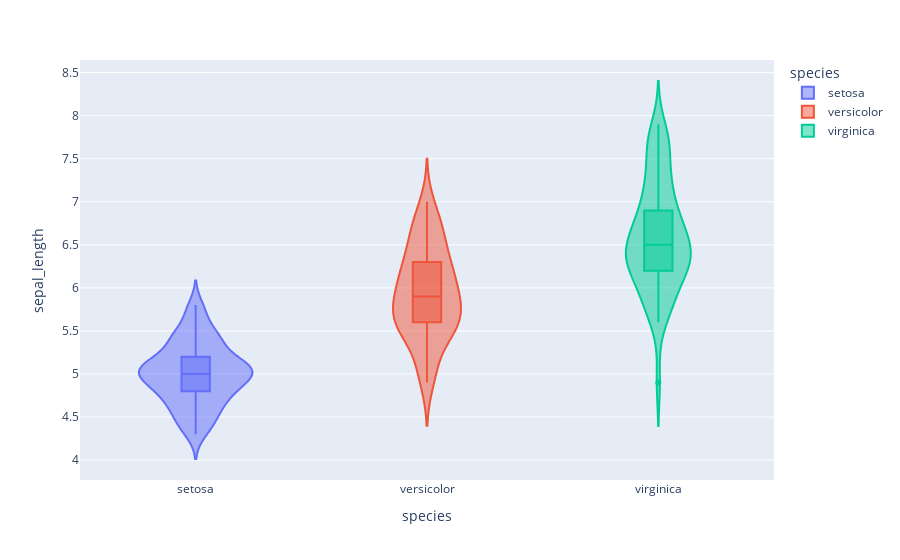

Here is the notebook cell this chart was saved with:
### Markdown cell above
Violin plots based Box plot

### Code cell
fig5=px.violin(df,x='species',y='sepal_length',color='species',box=True)
fig5.show()

### Figure 1 — Plotly figure (JSON) as saved in the notebook; plotly's stock layout.template omitted (floating-point values rounded to 4 significant figures)
{"data": [{"alignmentgroup": "True", "box": {"visible": true}, "hovertemplate": "species=%{x}<br>sepal_length=%{y}<extra></extra>", "legendgroup": "setosa", "marker": {"color": "#636efa"}, "name": "setosa", "offsetgroup": "setosa", "orientation": "v", "scalegroup": "True", "showlegend": true, "type": "violin", "x": ["setosa", "setosa", "setosa", "setosa", "setosa", "setosa", "setosa", "setosa", "setosa", "setosa", "setosa", "setosa", "setosa", "setosa", "setosa", "setosa", "setosa", "setosa", "setosa", "setosa", "setosa", "setosa", "setosa", "setosa", "setosa", "setosa", "setosa", "setosa", "setosa", "setosa", "setosa", "setosa", "setosa", "setosa", "setosa", "setosa", "setosa", "setosa", "setosa", "setosa", "setosa", "setosa", "setosa", "setosa", "setosa", "setosa", "setosa", "setosa", "setosa", "setosa"], "x0": " ", "xaxis": "x", "y": [5.1, 4.9, 4.7, 4.6, 5, 5.4, 4.6, 5, 4.4, 4.9, 5.4, 4.8, 4.8, 4.3, 5.8, 5.7, 5.4, 5.1, 5.7, 5.1, 5.4, 5.1, 4.6, 5.1, 4.8, 5, 5, 5.2, 5.2, 4.7, 4.8, 5.4, 5.2, 5.5, 4.9, 5, 5.5, 4.9, 4.4, 5.1, 5, 4.5, 4.4, 5, 5.1, 4.8, 5.1, 4.6, 5.3, 5], "y0": " ", "yaxis": "y"}, {"alignmentgroup": "True", "box": {"visible": true}, "hovertemplate": "species=%{x}<br>sepal_length=%{y}<extra></extra>", "legendgroup": "versicolor", "marker": {"color": "#EF553B"}, "name": "versicolor", "offsetgroup": "versicolor", "orientation": "v", "scalegroup": "True", "showlegend": true, "type": "violin", "x": ["versicolor", "versicolor", "versicolor", "versicolor", "versicolor", "versicolor", "versicolor", "versicolor", "versicolor", "versicolor", "versicolor", "versicolor", "versicolor", "versicolor", "versicolor", "versicolor", "versicolor", "versicolor", "versicolor", "versicolor", "versicolor", "versicolor", "versicolor", "versicolor", "versicolor", "versicolor", "versicolor", "versicolor", "versicolor", "versicolor", "versicolor", "versicolor", "versicolor", "versicolor", "versicolor", "versicolor", "versicolor", "versicolor", "versicolor", "versicolor", "versicolor", "versicolor", "versicolor", "versicolor", "versicolor", "versicolor", "versicolor", "versicolor", "versicolor", "versicolor"], "x0": " ", "xaxis": "x", "y": [7, 6.4, 6.9, 5.5, 6.5, 5.7, 6.3, 4.9, 6.6, 5.2, 5, 5.9, 6, 6.1, 5.6, 6.7, 5.6, 5.8, 6.2, 5.6, 5.9, 6.1, 6.3, 6.1, 6.4, 6.6, 6.8, 6.7, 6, 5.7, 5.5, 5.5, 5.8, 6, 5.4, 6, 6.7, 6.3, 5.6, 5.5, 5.5, 6.1, 5.8, 5, 5.6, 5.7, 5.7, 6.2, 5.1, 5.7], "y0": " ", "yaxis": "y"}, {"alignmentgroup": "True", "box": {"visible": true}, "hovertemplate": "species=%{x}<br>sepal_length=%{y}<extra></extra>", "legendgroup": "virginica", "marker": {"color": "#00cc96"}, "name": "virginica", "offsetgroup": "virginica", "orientation": "v", "scalegroup": "True", "showlegend": true, "type": "violin", "x": ["virginica", "virginica", "virginica", "virginica", "virginica", "virginica", "virginica", "virginica", "virginica", "virginica", "virginica", "virginica", "virginica", "virginica", "virginica", "virginica", "virginica", "virginica", "virginica", "virginica", "virginica", "virginica", "virginica", "virginica", "virginica", "virginica", "virginica", "virginica", "virginica", "virginica", "virginica", "virginica", "virginica", "virginica", "virginica", "virginica", "virginica", "virginica", "virginica", "virginica", "virginica", "virginica", "virginica", "virginica", "virginica", "virginica", "virginica", "virginica", "virginica", "virginica"], "x0": " ", "xaxis": "x", "y": [6.3, 5.8, 7.1, 6.3, 6.5, 7.6, 4.9, 7.3, 6.7, 7.2, 6.5, 6.4, 6.8, 5.7, 5.8, 6.4, 6.5, 7.7, 7.7, 6, 6.9, 5.6, 7.7, 6.3, 6.7, 7.2, 6.2, 6.1, 6.4, 7.2, 7.4, 7.9, 6.4, 6.3, 6.1, 7.7, 6.3, 6.4, 6, 6.9, 6.7, 6.9, 5.8, 6.8, 6.7, 6.7, 6.3, 6.5, 6.2, 5.9], "y0": " ", "yaxis": "y"}], "layout": {"legend": {"title": {"text": "species"}, "tracegroupgap": 0}, "margin": {"t": 60}, "violinmode": "overlay", "xaxis": {"anchor": "y", "categoryarray": ["setosa", "versicolor", "virginica"], "categoryorder": "array", "domain": [0, 1], "title": {"text": "species"}}, "yaxis": {"anchor": "x", "domain": [0, 1], "title": {"text": "sepal_length"}}}}
